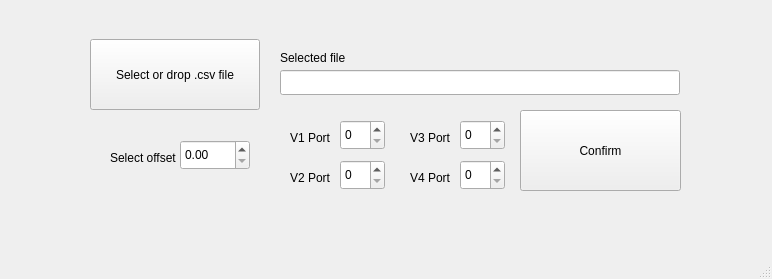
<?xml version="1.0" encoding="UTF-8"?>
<ui version="4.0">
 <class>MainWindow</class>
 <widget class="QMainWindow" name="MainWindow">
  <property name="geometry">
   <rect>
    <x>0</x>
    <y>0</y>
    <width>772</width>
    <height>279</height>
   </rect>
  </property>
  <property name="windowTitle">
   <string>MainWindow</string>
  </property>
  <widget class="QWidget" name="centralwidget">
   <widget class="QPushButton" name="selectFileButton">
    <property name="geometry">
     <rect>
      <x>90</x>
      <y>39</y>
      <width>170</width>
      <height>71</height>
     </rect>
    </property>
    <property name="acceptDrops">
     <bool>true</bool>
    </property>
    <property name="text">
     <string>Select or drop .csv file</string>
    </property>
   </widget>
   <widget class="QLineEdit" name="fileLineEdit">
    <property name="geometry">
     <rect>
      <x>280</x>
      <y>70</y>
      <width>400</width>
      <height>25</height>
     </rect>
    </property>
   </widget>
   <widget class="QDoubleSpinBox" name="doubleSpinBox">
    <property name="geometry">
     <rect>
      <x>180</x>
      <y>140</y>
      <width>70</width>
      <height>30</height>
     </rect>
    </property>
   </widget>
   <widget class="QPushButton" name="confirmButton">
    <property name="geometry">
     <rect>
      <x>520</x>
      <y>110</y>
      <width>161</width>
      <height>81</height>
     </rect>
    </property>
    <property name="text">
     <string>Confirm</string>
    </property>
   </widget>
   <widget class="QLabel" name="label">
    <property name="geometry">
     <rect>
      <x>280</x>
      <y>50</y>
      <width>181</width>
      <height>16</height>
     </rect>
    </property>
    <property name="text">
     <string>Selected file</string>
    </property>
   </widget>
   <widget class="QLabel" name="label_2">
    <property name="geometry">
     <rect>
      <x>110</x>
      <y>150</y>
      <width>71</width>
      <height>16</height>
     </rect>
    </property>
    <property name="text">
     <string>Select offset</string>
    </property>
   </widget>
   <widget class="QSpinBox" name="selectV1Port">
    <property name="geometry">
     <rect>
      <x>340</x>
      <y>120</y>
      <width>45</width>
      <height>30</height>
     </rect>
    </property>
   </widget>
   <widget class="QSpinBox" name="selectV2Port">
    <property name="geometry">
     <rect>
      <x>340</x>
      <y>160</y>
      <width>45</width>
      <height>30</height>
     </rect>
    </property>
   </widget>
   <widget class="QLabel" name="label_3">
    <property name="geometry">
     <rect>
      <x>290</x>
      <y>130</y>
      <width>41</width>
      <height>16</height>
     </rect>
    </property>
    <property name="text">
     <string>V1 Port</string>
    </property>
   </widget>
   <widget class="QLabel" name="label_4">
    <property name="geometry">
     <rect>
      <x>290</x>
      <y>170</y>
      <width>41</width>
      <height>16</height>
     </rect>
    </property>
    <property name="text">
     <string>V2 Port</string>
    </property>
   </widget>
   <widget class="QSpinBox" name="selectV3Port">
    <property name="geometry">
     <rect>
      <x>460</x>
      <y>120</y>
      <width>45</width>
      <height>30</height>
     </rect>
    </property>
   </widget>
   <widget class="QSpinBox" name="selectV4Port">
    <property name="geometry">
     <rect>
      <x>460</x>
      <y>160</y>
      <width>45</width>
      <height>30</height>
     </rect>
    </property>
   </widget>
   <widget class="QLabel" name="label_5">
    <property name="geometry">
     <rect>
      <x>410</x>
      <y>130</y>
      <width>41</width>
      <height>16</height>
     </rect>
    </property>
    <property name="text">
     <string>V3 Port</string>
    </property>
   </widget>
   <widget class="QLabel" name="label_6">
    <property name="geometry">
     <rect>
      <x>410</x>
      <y>170</y>
      <width>41</width>
      <height>16</height>
     </rect>
    </property>
    <property name="text">
     <string>V4 Port</string>
    </property>
   </widget>
  </widget>
  <widget class="QMenuBar" name="menubar">
   <property name="geometry">
    <rect>
     <x>0</x>
     <y>0</y>
     <width>772</width>
     <height>21</height>
    </rect>
   </property>
  </widget>
  <widget class="QStatusBar" name="statusbar"/>
 </widget>
 <resources/>
 <connections/>
</ui>
